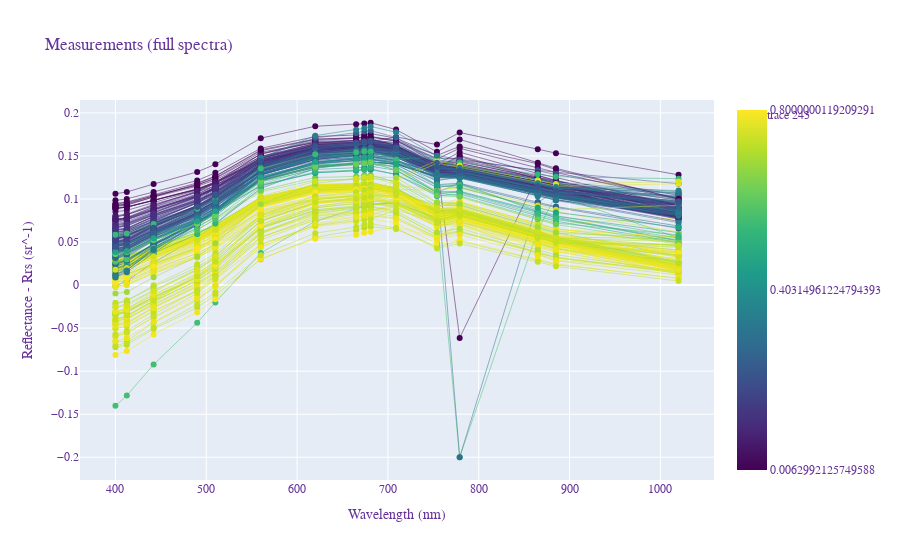

Notebook code for this chart:
### Code cell
# file = Path(r'C:\Users\Mauricio Cordeiro\Downloads\14100000_manacapuru\S3A_OL_2_WFR____20161123T134634_20161123T134834_20171105T005133_0119_011_181______MR1_R_NT_002.csv')
# df = open_radiometry(file)
# plot_reflectances2(df, s3bands, color='T865:float', hover_vars=[], log_color=False)
